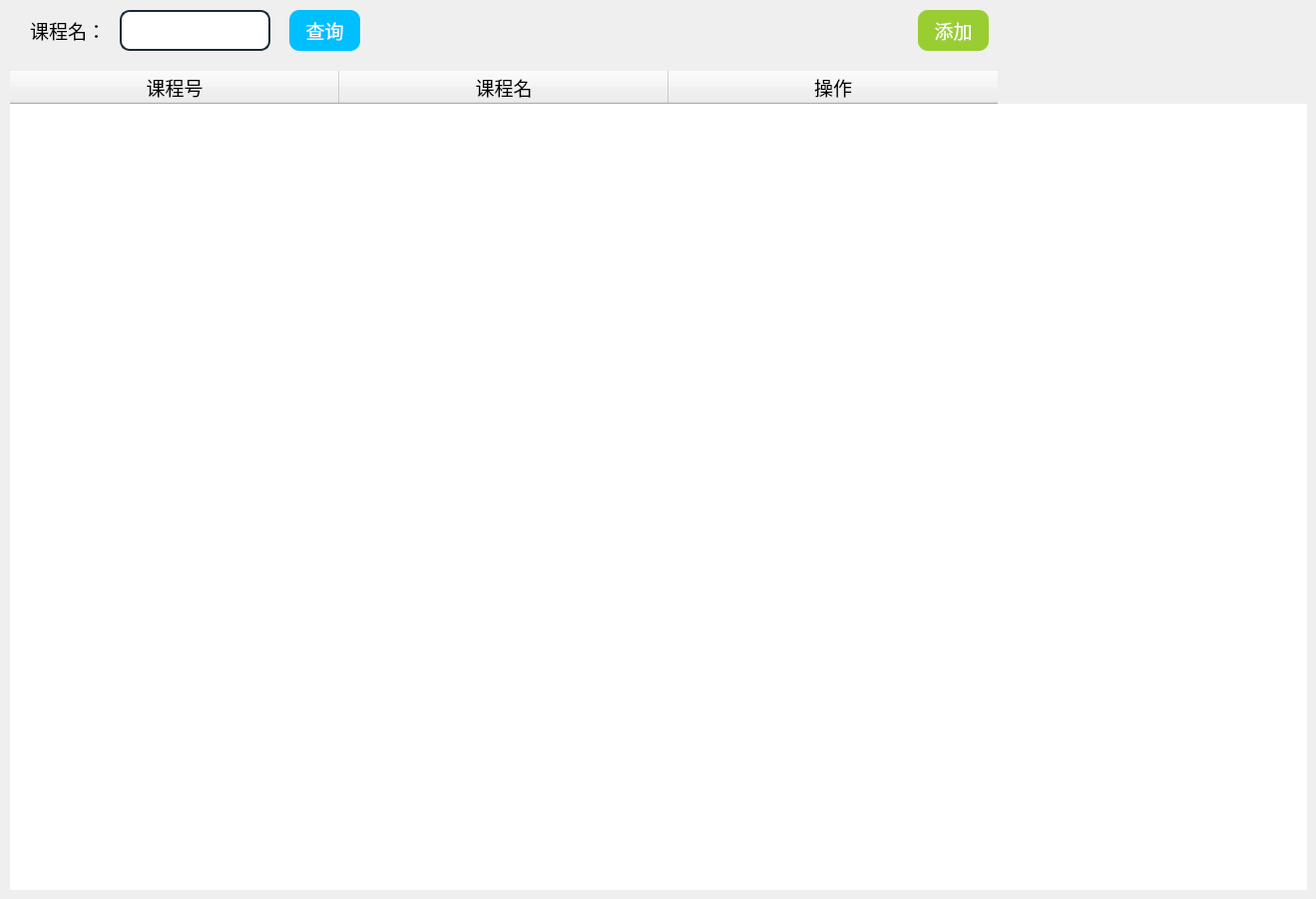
    <widget class="QWidget" name="tab_4">
     <attribute name="title">
      <string>课程管理</string>
     </attribute>
     <widget class="QWidget" name="widget_4" native="true">
      <property name="enabled">
       <bool>true</bool>
      </property>
      <property name="geometry">
       <rect>
        <x>10</x>
        <y>0</y>
        <width>1300</width>
        <height>71</height>
       </rect>
      </property>
      <property name="mouseTracking">
       <bool>false</bool>
      </property>
      <property name="tabletTracking">
       <bool>false</bool>
      </property>
      <property name="acceptDrops">
       <bool>false</bool>
      </property>
      <property name="autoFillBackground">
       <bool>false</bool>
      </property>
      <widget class="QLabel" name="label_3">
       <property name="geometry">
        <rect>
         <x>20</x>
         <y>10</y>
         <width>81</width>
         <height>41</height>
        </rect>
       </property>
       <property name="font">
        <font>
         <family>黑体</family>
         <pointsize>14</pointsize>
         <weight>50</weight>
         <bold>false</bold>
        </font>
       </property>
       <property name="text">
        <string>课程名：</string>
       </property>
      </widget>
      <widget class="QPushButton" name="btnCourseAdd">
       <property name="geometry">
        <rect>
         <x>910</x>
         <y>10</y>
         <width>71</width>
         <height>41</height>
        </rect>
       </property>
       <property name="font">
        <font>
         <family>黑体</family>
         <pointsize>14</pointsize>
         <weight>50</weight>
         <bold>false</bold>
        </font>
       </property>
       <property name="styleSheet">
        <string notr="true">background-color:#9ACD32;
border-radius:10px;
color:#fff</string>
       </property>
       <property name="text">
        <string>添加</string>
       </property>
      </widget>
      <widget class="QPushButton" name="btn_search_course">
       <property name="geometry">
        <rect>
         <x>280</x>
         <y>10</y>
         <width>71</width>
         <height>41</height>
        </rect>
       </property>
       <property name="palette">
        <palette>
         <active>
          <colorrole role="WindowText">
           <brush brushstyle="SolidPattern">
            <color alpha="255">
             <red>255</red>
             <green>255</green>
             <blue>255</blue>
            </color>
           </brush>
          </colorrole>
          <colorrole role="Button">
           <brush brushstyle="SolidPattern">
            <color alpha="255">
             <red>0</red>
             <green>191</green>
             <blue>255</blue>
            </color>
           </brush>
          </colorrole>
          <colorrole role="Text">
           <brush brushstyle="SolidPattern">
            <color alpha="255">
             <red>255</red>
             <green>255</green>
             <blue>255</blue>
            </color>
           </brush>
          </colorrole>
          <colorrole role="ButtonText">
           <brush brushstyle="SolidPattern">
            <color alpha="255">
             <red>255</red>
             <green>255</green>
             <blue>255</blue>
            </color>
           </brush>
          </colorrole>
          <colorrole role="Base">
           <brush brushstyle="SolidPattern">
            <color alpha="255">
             <red>0</red>
             <green>191</green>
             <blue>255</blue>
            </color>
           </brush>
          </colorrole>
          <colorrole role="Window">
           <brush brushstyle="SolidPattern">
            <color alpha="255">
             <red>0</red>
             <green>191</green>
             <blue>255</blue>
            </color>
           </brush>
          </colorrole>
          <colorrole role="PlaceholderText">
           <brush brushstyle="NoBrush">
            <color alpha="128">
             <red>255</red>
             <green>255</green>
             <blue>255</blue>
            </color>
           </brush>
          </colorrole>
         </active>
         <inactive>
          <colorrole role="WindowText">
           <brush brushstyle="SolidPattern">
            <color alpha="255">
             <red>255</red>
             <green>255</green>
             <blue>255</blue>
            </color>
           </brush>
          </colorrole>
          <colorrole role="Button">
           <brush brushstyle="SolidPattern">
            <color alpha="255">
             <red>0</red>
             <green>191</green>
             <blue>255</blue>
            </color>
           </brush>
          </colorrole>
          <colorrole role="Text">
           <brush brushstyle="SolidPattern">
            <color alpha="255">
             <red>255</red>
             <green>255</green>
             <blue>255</blue>
            </color>
           </brush>
          </colorrole>
          <colorrole role="ButtonText">
           <brush brushstyle="SolidPattern">
            <color alpha="255">
             <red>255</red>
             <green>255</green>
             <blue>255</blue>
            </color>
           </brush>
          </colorrole>
          <colorrole role="Base">
           <brush brushstyle="SolidPattern">
            <color alpha="255">
             <red>0</red>
             <green>191</green>
             <blue>255</blue>
            </color>
           </brush>
          </colorrole>
          <colorrole role="Window">
           <brush brushstyle="SolidPattern">
            <color alpha="255">
             <red>0</red>
             <green>191</green>
             <blue>255</blue>
            </color>
           </brush>
          </colorrole>
          <colorrole role="PlaceholderText">
           <brush brushstyle="NoBrush">
            <color alpha="128">
             <red>255</red>
             <green>255</green>
             <blue>255</blue>
            </color>
           </brush>
          </colorrole>
         </inactive>
         <disabled>
          <colorrole role="WindowText">
           <brush brushstyle="SolidPattern">
            <color alpha="255">
             <red>255</red>
             <green>255</green>
             <blue>255</blue>
            </color>
           </brush>
          </colorrole>
          <colorrole role="Button">
           <brush brushstyle="SolidPattern">
            <color alpha="255">
             <red>0</red>
             <green>191</green>
             <blue>255</blue>
            </color>
           </brush>
          </colorrole>
          <colorrole role="Text">
           <brush brushstyle="SolidPattern">
            <color alpha="255">
             <red>255</red>
             <green>255</green>
             <blue>255</blue>
            </color>
           </brush>
          </colorrole>
          <colorrole role="ButtonText">
           <brush brushstyle="SolidPattern">
            <color alpha="255">
             <red>255</red>
             <green>255</green>
             <blue>255</blue>
            </color>
           </brush>
          </colorrole>
          <colorrole role="Base">
           <brush brushstyle="SolidPattern">
            <color alpha="255">
             <red>0</red>
             <green>191</green>
             <blue>255</blue>
            </color>
           </brush>
          </colorrole>
          <colorrole role="Window">
           <brush brushstyle="SolidPattern">
            <color alpha="255">
             <red>0</red>
             <green>191</green>
             <blue>255</blue>
            </color>
           </brush>
          </colorrole>
          <colorrole role="PlaceholderText">
           <brush brushstyle="NoBrush">
            <color alpha="128">
             <red>255</red>
             <green>255</green>
             <blue>255</blue>
            </color>
           </brush>
          </colorrole>
         </disabled>
        </palette>
       </property>
       <property name="font">
        <font>
         <family>黑体</family>
         <pointsize>14</pointsize>
         <weight>50</weight>
         <bold>false</bold>
        </font>
       </property>
       <property name="styleSheet">
        <string notr="true">background-color:#00BFFF;
border-radius:10px;
color:#fff

</string>
       </property>
       <property name="text">
        <string>查询</string>
       </property>
      </widget>
     </widget>
     <widget class="QTableWidget" name="tableWidget_kc">
      <property name="geometry">
       <rect>
        <x>10</x>
        <y>71</y>
        <width>1300</width>
        <height>821</height>
       </rect>
      </property>
      <property name="acceptDrops">
       <bool>false</bool>
      </property>
      <property name="autoFillBackground">
       <bool>false</bool>
      </property>
      <property name="styleSheet">
       <string notr="true">border-radius:10px;</string>
      </property>
      <property name="autoScroll">
       <bool>true</bool>
      </property>
      <property name="editTriggers">
       <set>QAbstractItemView::NoEditTriggers</set>
      </property>
      <property name="tabKeyNavigation">
       <bool>true</bool>
      </property>
      <property name="showDropIndicator" stdset="0">
       <bool>true</bool>
      </property>
      <property name="dragEnabled">
       <bool>false</bool>
      </property>
      <property name="dragDropOverwriteMode">
       <bool>true</bool>
      </property>
      <property name="alternatingRowColors">
       <bool>false</bool>
      </property>
      <property name="showGrid">
       <bool>true</bool>
      </property>
      <property name="wordWrap">
       <bool>true</bool>
      </property>
      <property name="cornerButtonEnabled">
       <bool>true</bool>
      </property>
      <attribute name="horizontalHeaderCascadingSectionResizes">
       <bool>false</bool>
      </attribute>
      <attribute name="horizontalHeaderMinimumSectionSize">
       <number>31</number>
      </attribute>
      <attribute name="horizontalHeaderDefaultSectionSize">
       <number>330</number>
      </attribute>
      <attribute name="horizontalHeaderShowSortIndicator" stdset="0">
       <bool>false</bool>
      </attribute>
      <attribute name="horizontalHeaderStretchLastSection">
       <bool>false</bool>
      </attribute>
      <attribute name="verticalHeaderCascadingSectionResizes">
       <bool>false</bool>
      </attribute>
      <attribute name="verticalHeaderShowSortIndicator" stdset="0">
       <bool>false</bool>
      </attribute>
      <attribute name="verticalHeaderStretchLastSection">
       <bool>false</bool>
      </attribute>
      <column>
       <property name="text">
        <string>课程号</string>
       </property>
       <property name="font">
        <font>
         <family>黑体</family>
         <pointsize>14</pointsize>
        </font>
       </property>
      </column>
      <column>
       <property name="text">
        <string>课程名</string>
       </property>
       <property name="font">
        <font>
         <family>黑体</family>
         <pointsize>14</pointsize>
        </font>
       </property>
      </column>
      <column>
       <property name="text">
        <string>操作</string>
       </property>
       <property name="font">
        <font>
         <family>黑体</family>
         <pointsize>14</pointsize>
        </font>
       </property>
      </column>
     </widget>
     <widget class="QLineEdit" name="input_search_kc">
      <property name="geometry">
       <rect>
        <x>120</x>
        <y>10</y>
        <width>151</width>
        <height>41</height>
       </rect>
      </property>
      <property name="styleSheet">
       <string notr="true">background-color:#ffffff;
border-radius:10px;
box-shadow: 2px 2px 2px 1px rgba(0, 0, 0, 0.2);
border: 2px solid #182a36;
</string>
      </property>
     </widget>
    </widget>
